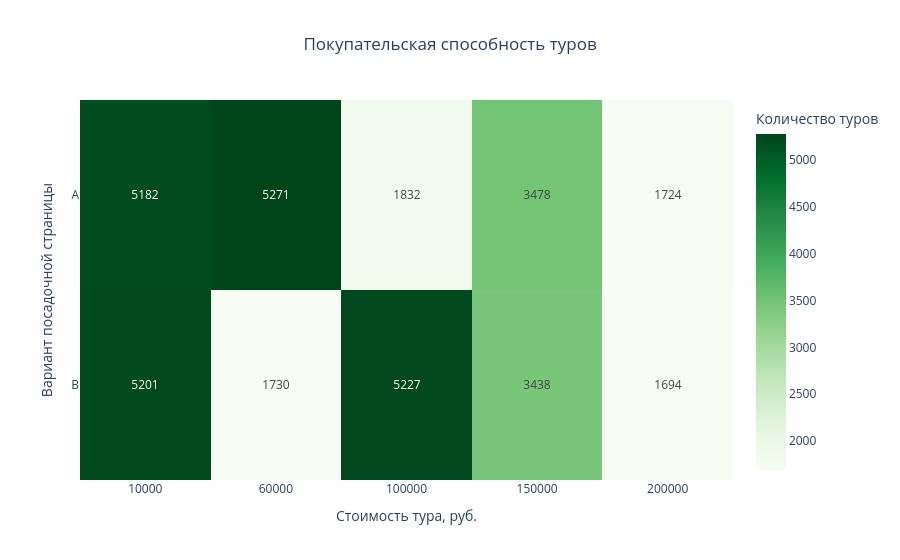

The cell this chart's notebook holds for it:
### Code cell
# Построение тепловой карты
fig = go.Figure(data=go.Heatmap(x=list(map(str, pt.columns.to_list())),
                                y=pt.index[::-1],
                                z=pt.values[::-1],
                                colorscale='Greens',
                                colorbar_title = 'Количество туров',
                                text=pt.values[::-1].astype(str),
                                texttemplate="%{text}"))
# Заголовк и подписи
fig.update_layout(title='Покупательская способность туров',
                  title_x=0.5, # Выравнивание заголовка посередине
                  yaxis_title='Вариант посадочной страницы', # Подпись Y
                  xaxis_title='Стоимость тура, руб.') # Подпись Х
fig.show()

### Figure 1 — Plotly figure (JSON) as saved in the notebook; plotly's stock layout.template omitted (floating-point values rounded to 4 significant figures)
{"data": [{"colorbar": {"title": {"text": "Количество туров"}}, "colorscale": [[0, "rgb(247,252,245)"], [0.125, "rgb(229,245,224)"], [0.25, "rgb(199,233,192)"], [0.375, "rgb(161,217,155)"], [0.5, "rgb(116,196,118)"], [0.625, "rgb(65,171,93)"], [0.75, "rgb(35,139,69)"], [0.875, "rgb(0,109,44)"], [1, "rgb(0,68,27)"]], "text": [["5201", "1730", "5227", "3438", "1694"], ["5182", "5271", "1832", "3478", "1724"]], "texttemplate": "%{text}", "type": "heatmap", "x": ["10000", "60000", "100000", "150000", "200000"], "y": ["B", "A"], "z": [[5201, 1730, 5227, 3438, 1694], [5182, 5271, 1832, 3478, 1724]]}], "layout": {"title": {"text": "Покупательская способность туров", "x": 0.5}, "xaxis": {"title": {"text": "Стоимость тура, руб."}}, "yaxis": {"title": {"text": "Вариант посадочной страницы"}}}}
